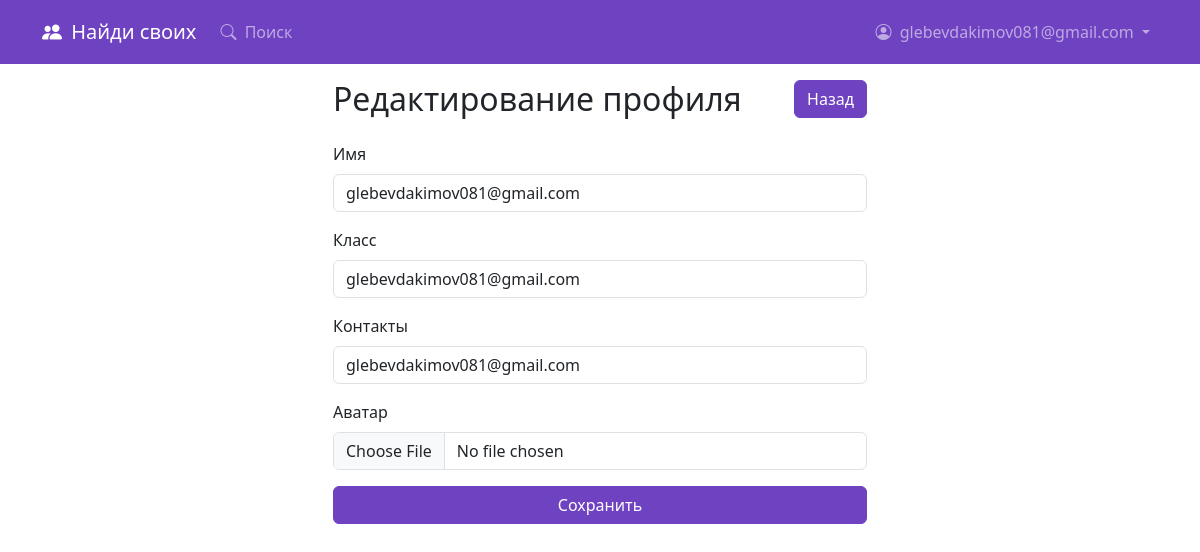
Screenshot of /edit_profile (signed in) with the database file from the repository.
### app.py (models this page shows, shortened)
class User(db.Model, UserMixin):
    id = db.Column(db.Integer, primary_key=True)
    username = db.Column(db.String(20), unique=True, nullable=False)
    email = db.Column(db.String(120), unique=True, nullable=False)
    password_hash = db.Column(db.String(128), nullable=False)
    name = db.Column(db.String(80), nullable=False)
    class_ = db.Column(db.String(20), nullable=False)
    contacts = db.Column(db.String(120), nullable=False)
    avatar = db.Column(db.String(120))
    interests = db.relationship('Interest', backref='user', lazy='dynamic')
    skills = db.relationship('Skill', backref='user', lazy='dynamic')

### app.py (the view, shortened to what this page needs)
@app.route('/edit_profile', methods=['GET', 'POST'])
@login_required
def edit_profile():
    theme = request.cookies.get('theme', 'light')
    form = ProfileForm(obj=current_user)
    return render_template('edit_profile.html', form=form, theme=theme)

### app.py
class ProfileForm(FlaskForm):
    name = StringField('Имя', validators=[DataRequired()])
    class_ = StringField('Класс', validators=[DataRequired()])
    contacts = StringField('Контакты', validators=[DataRequired()])
    avatar = FileField('Аватар')
    submit = SubmitField('Сохранить')

### app.py (called while the page is built)
@login_manager.user_loader
def load_user(user_id):
    return User.query.get(int(user_id))

### templates/edit_profile.html (shortened to what this page needs)
{% extends "base.html" %}
{% block content %}
<div class="container">
    <div class="row justify-content-center">
        <div class="col-md-6">
            <div class="d-flex justify-content-between align-items-center mb-4">
                <h2 class="text-center mb-0">Редактирование профиля</h2>
                <a href="{{ url_for('profile', user_id=current_user.id) }}" class="btn btn-purple">Назад</a>
            </div>
            <form method="POST" action="" enctype="multipart/form-data">
                <div class="form-group mb-3">
                    {{ form.name.label(class="form-label") }}
                    {{ form.name(class="form-control") }}
                </div>
                <div class="form-group mb-3">
                    {{ form.class_.label(class="form-label") }}
                    {{ form.class_(class="form-control") }}
                </div>
                <div class="form-group mb-3">
                    {{ form.contacts.label(class="form-label") }}
                    {{ form.contacts(class="form-control") }}
                </div>
                <div class="form-group mb-3">
                    {{ form.avatar.label(class="form-label") }}
                    {{ form.avatar(class="form-control") }}
                </div>
                <div class="form-group">
                    {{ form.submit(class="btn btn-purple w-100") }}
                </div>
            </form>
        </div>
    </div>
</div>
{% endblock %}

### templates/base.html (shortened to what this page needs)
<!DOCTYPE html>
<html lang="ru" data-bs-theme="{{ theme }}">
<head>
    <link href="https://cdn.jsdelivr.net/npm/bootstrap@5.3.0/dist/css/bootstrap.min.css" rel="stylesheet">
    <link rel="stylesheet" href="https://cdn.jsdelivr.net/npm/bootstrap-icons@1.8.0/font/bootstrap-icons.css">
</head>
<body>
    <nav class="navbar navbar-expand-lg navbar-dark fixed-top">
        <div class="container">
            <a class="navbar-brand" href="{{ url_for('index') }}">
                <i class="bi bi-people-fill me-1"></i> Найди своих
            </a>
            <div class="collapse navbar-collapse" id="navbarNav">
                <ul class="navbar-nav me-auto">
                    <li class="nav-item">
                        <a class="nav-link" href="{{ url_for('search') }}">
                            <i class="bi bi-search me-1"></i> Поиск
                        </a>
                    </li>
                </ul>
                <ul class="navbar-nav">
                    {% if current_user.is_authenticated %}
                        <li class="nav-item dropdown">
                            <a class="nav-link dropdown-toggle" href="#" id="navbarDropdown" role="button" data-bs-toggle="dropdown">
                                <i class="bi bi-person-circle me-1"></i> {{ current_user.name }}
                            </a>
                        </li>
                    {% endif %}
                </ul>
            </div>
        </div>
    </nav>
    <div class="container mt-4">
        {% block content %}{% endblock %}
    </div>
</body>
</html>

### templates/base.html (style rules this page uses)
:root { --purple: #6f42c1; --aquamarine: #20c997; }
body { padding-top: 56px; background-color: var(--bs-body-bg); color: var(--bs-body-color); }
.navbar { background-color: var(--purple) !important; padding: 0.75rem 0; }
.navbar-brand { font-weight: 500; font-size: 1.25rem; }
.btn-purple { background-color: var(--purple); border-color: var(--purple); color: white; }

### rows the page displays
User: name "glebevdakimov081@gmail.com", class_ "glebevdakimov081@gmail.com", contacts "glebevdakimov081@gmail.com"
